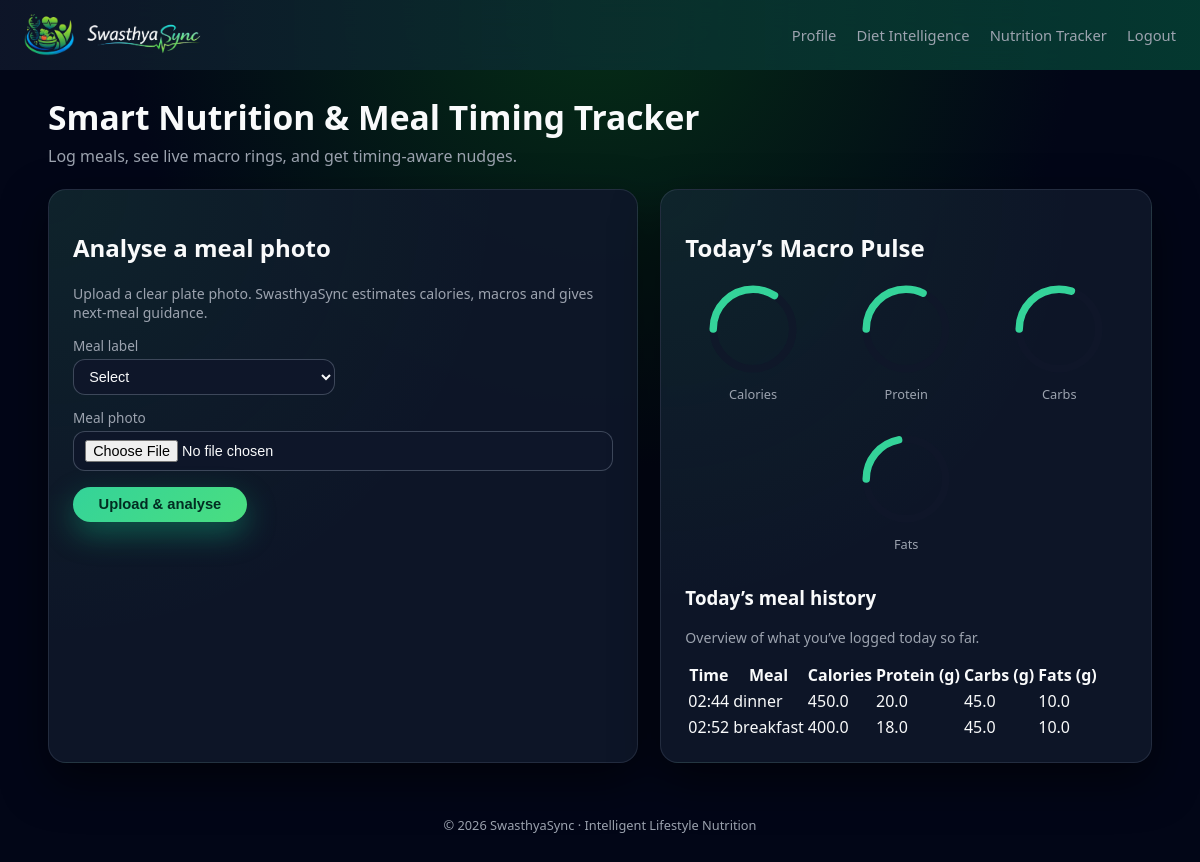
Page /nutrition/tracker (signed in) on the committed database.
### models/nutrition_model.py (models this page shows)
class NutritionLog(TimestampMixin, db.Model):
    __tablename__ = "nutrition_logs"
    id = db.Column(db.Integer, primary_key=True)
    user_id = db.Column(
        db.Integer,
        db.ForeignKey("users.id", ondelete="CASCADE"),
        nullable=False,
        index=True,
    )
    meal_label = db.Column(db.String(64), nullable=True)
    logged_at = db.Column(db.DateTime, nullable=False)
    image_path = db.Column(db.String(512), nullable=True)
    calories = db.Column(db.Float, nullable=True)
    protein = db.Column(db.Float, nullable=True)
    carbs = db.Column(db.Float, nullable=True)
    fats = db.Column(db.Float, nullable=True)
    sugar = db.Column(db.Float, nullable=True)
    fiber = db.Column(db.Float, nullable=True)
    ai_food_summary = db.Column(db.Text, nullable=True)
    ai_guidance = db.Column(db.Text, nullable=True)
    user = db.relationship("User", back_populates="nutrition_logs")

### blueprints/nutrition/routes.py (the view, shortened to what this page needs)
@nutrition_bp.route("/tracker", methods=["GET", "POST"])
def tracker():
    user = _get_current_user()
    if not user:
        return redirect(url_for("auth.login"))
    created_log = None
    analysis = None
    timing_feedback = {}
    day_totals = {}
    next_meal_plan = None
    today = datetime.now()
    if not day_totals:
        day_totals = aggregate_daily_nutrition(user, today)
    today_logs = get_daily_meal_logs(user, today)
    return render_template(
        "nutrition/tracker.html",
        user=user,
        created_log=created_log,
        timing_feedback=timing_feedback,
        day_totals=day_totals,
        analysis=analysis,
        next_meal_plan=next_meal_plan,
        meal_logs=today_logs,
    )

### blueprints/nutrition/routes.py (called while the page is built)
def _get_current_user() -> Optional[User]:
    user_id = session.get("user_id")
    if not user_id:
        return None
    return User.query.get(user_id)

### services/nutrition_service.py (called while the page is built)
def aggregate_daily_nutrition(user: User, day: datetime) -> Dict[str, float]:
    start = datetime(day.year, day.month, day.day)
    end = start.replace(hour=23, minute=59, second=59)
    logs = (
        NutritionLog.query.filter(
            NutritionLog.user_id == user.id,
            NutritionLog.logged_at >= start,
            NutritionLog.logged_at <= end,
        )
        .order_by(NutritionLog.logged_at.asc())
        .all()
    )
    totals = {
        "calories": 0.0,
        "protein": 0.0,
        "carbs": 0.0,
        "fats": 0.0,
        "sugar": 0.0,
        "fiber": 0.0,
    }
    for log in logs:
        for key in totals:
            value = getattr(log, key)
            if value is not None:
                totals[key] += float(value)
    return totals

def get_daily_meal_logs(user: User, day: datetime) -> list[NutritionLog]:
    start = datetime(day.year, day.month, day.day)
    end = start.replace(hour=23, minute=59, second=59)
    return (
        NutritionLog.query.filter(
            NutritionLog.user_id == user.id,
            NutritionLog.logged_at >= start,
            NutritionLog.logged_at <= end,
        )
        .order_by(NutritionLog.logged_at.asc())
        .all()
    )

### templates/nutrition/tracker.html (shortened to what this page needs)
{% extends "base.html" %}
{% block content %}
<section class="ss-section fade-in">
  <div class="ss-section-header">
    <h1>Smart Nutrition & Meal Timing Tracker</h1>
    <p>Log meals, see live macro rings, and get timing‑aware nudges.</p>
  </div>
  <div class="ss-grid-two">
    <form method="post" enctype="multipart/form-data" class="ss-card ss-card-elevated slide-up">
      <h2>Analyse a meal photo</h2>
      <p class="ss-muted">
        Upload a clear plate photo. SwasthyaSync estimates calories, macros and gives next‑meal guidance.
      </p>
      <div class="ss-form-grid">
        <label>
          Meal label
          <select name="meal_label" required>
            <option value="">Select</option>
          </select>
        </label>
        <label class="ss-span-2">
          Meal photo
          <input type="file" name="meal_image" accept="image/*" required />
        </label>
      </div>
      <button type="submit" class="ss-btn ss-btn-primary">
        Upload & analyse
      </button>
    </form>
    <div class="ss-card ss-card-elevated slide-up delay-1">
      <h2>Today’s Macro Pulse</h2>
      <div class="ss-rings">
        {% for key, label, max_val in [
          ('calories', 'Calories', 2500),
          ('protein', 'Protein', 120),
          ('carbs', 'Carbs', 300),
          ('fats', 'Fats', 90)
        ] %}
        {% set value = (day_totals.get(key, 0) if day_totals else 0) %}
        {% set pct = (value / max_val * 100) if max_val else 0 %}
        <div class="ss-ring">
          <svg viewBox="0 0 36 36" class="ss-ring-svg" data-value="{{ pct|round(0) }}">
            <path
              class="ss-ring-bg"
              d="M18 2.0845
                 a 15.9155 15.9155 0 0 1 0 31.831
                 a 15.9155 15.9155 0 0 1 0 -31.831"
            />
            <path
              class="ss-ring-progress"
              stroke-dasharray="{{ pct|round(0) }}, 100"
              d="M18 2.0845
                 a 15.9155 15.9155 0 0 1 0 31.831
                 a 15.9155 15.9155 0 0 1 0 -31.831"
            />
            <text x="18" y="20.35" class="ss-ring-text">
              {{ pct|round(0) }}%
            </text>
          </svg>
          <p class="ss-ring-label">{{ label }}</p>
        </div>
        {% endfor %}
      </div>
      {% if meal_logs %}
      <h3>Today’s meal history</h3>
      <p class="ss-muted">Overview of what you’ve logged today so far.</p>
      <div class="ss-table-scroll">
        <table class="ss-table">
          <thead>
            <tr>
              <th>Time</th>
              <th>Meal</th>
              <th>Calories</th>
              <th>Protein (g)</th>
              <th>Carbs (g)</th>
              <th>Fats (g)</th>
            </tr>
          </thead>
          <tbody>
            {% for log in meal_logs %}
            <tr>
              <td>{{ log.logged_at.strftime('%H:%M') }}</td>
              <td>{{ log.meal_label or 'Meal' }}</td>
              <td>{{ (log.calories or 0)|round(0) }}</td>
              <td>{{ (log.protein or 0)|round(1) }}</td>
              <td>{{ (log.carbs or 0)|round(1) }}</td>
              <td>{{ (log.fats or 0)|round(1) }}</td>
            </tr>
            {% endfor %}
          </tbody>
        </table>
      </div>
      {% endif %}
    </div>
  </div>
</section>
{% endblock %}

### templates/base.html (shortened to what this page needs)
<!DOCTYPE html>
<html lang="en">
  <head>
    <link
      rel="stylesheet"
      href="{{ url_for('static', filename='css/main.css') }}"
    />
  </head>
  <body>
    <header class="ss-header">
      <div class="ss-brand">
        <img
          src="{{ url_for('static', filename='img/logorb.png') }}"
          alt="SwasthyaSync logo"
          class="ss-logo"
        />
        <img
          src="{{ url_for('static', filename='img/namembg.png') }}"
          alt="SwasthyaSync"
          class="ss-logo-name"
        />
      </div>
      <nav class="ss-nav">
        <a href="{{ url_for('profile.profile') }}">Profile</a>
        <a href="{{ url_for('diet.diet_plan') }}">Diet Intelligence</a>
        <a href="{{ url_for('nutrition.tracker') }}">Nutrition Tracker</a>
        <a href="{{ url_for('auth.logout') }}">Logout</a>
      </nav>
    </header>
    <main class="ss-main">
      {% block content %}{% endblock %}
    </main>
    <footer class="ss-footer">
      <p>© {{ current_year or 2026 }} SwasthyaSync · Intelligent Lifestyle Nutrition</p>
    </footer>
  </body>
</html>

### static/css/main.css (style rules this page uses)
:root { --ss-bg: #020b0a; --ss-surface: #07181a; --ss-surface-alt: #092023; --ss-accent: #34d399; --ss-accent-soft: rgba(52, 211, 153, 0.18); --ss-accent-secondary: #4ade80; --ss-text: #f9fafb; --ss-text-muted: #9ca3af; --ss-danger: #fb7185; --ss-warning: #facc15; --ss-info: #38bdf8; --ss-radius-lg: 18px; --ss-radius-md: 12px; --ss-shadow-soft: 0 18px 45px rgba(0, 0, 0, 0.55); }
*, *::before, *::after { box-sizing: border-box; }
body { margin: 0; min-height: 100vh; font-family: system-ui, -apple-system, BlinkMacSystemFont, "Inter", sans-serif; background: radial-gradient(circle at top, #052e16 0, #020617 45%, #020617 100%); color: var(--ss-text); }
.ss-header { display: flex; align-items: center; justify-content: space-between; padding: 0.85rem 1.5rem; backdrop-filter: blur(14px); background: linear-gradient(90deg, rgba(15, 23, 42, 0.9), rgba(6, 78, 59, 0.7)); position: sticky; top: 0; z-index: 40; }
.ss-brand { display: flex; align-items: center; gap: 0.6rem; }
.ss-logo { height: 42px; }
.ss-logo-name { height: 35px; margin-top: 8px; }
.ss-nav a { color: var(--ss-text-muted); margin-left: 1rem; text-decoration: none; font-size: 0.92rem; position: relative; }
.ss-nav a::after { content: ""; position: absolute; left: 0; bottom: -4px; width: 0; height: 2px; background: linear-gradient(90deg, var(--ss-accent), var(--ss-accent-secondary)); transition: width 0.2s ease-out; }
.ss-main { padding: 1.5rem min(5vw, 3rem); }
.ss-footer { padding: 1rem 1.5rem 2rem; font-size: 0.8rem; color: var(--ss-text-muted); text-align: center; }
.ss-section { max-width: 1160px; margin: 0 auto; }
.ss-section-header { margin-bottom: 1.4rem; }
.ss-section-header h1 { margin: 0 0 0.3rem; font-size: clamp(1.7rem, 3vw, 2.1rem); }
.ss-section-header p { margin: 0; color: var(--ss-text-muted); }
.ss-card { background: radial-gradient(circle at top left, rgba(34, 197, 94, 0.08), transparent 55%), rgba(15, 23, 42, 0.92); border-radius: var(--ss-radius-lg); padding: 1.3rem 1.5rem; box-shadow: var(--ss-shadow-soft); border: 1px solid rgba(148, 163, 184, 0.16); }
.ss-card-elevated { position: relative; overflow: hidden; }
.ss-card-elevated::before { content: ""; position: absolute; inset: -80%; background: conic-gradient( from 180deg, transparent 0deg, rgba(52, 211, 153, 0.18) 90deg, transparent 180deg ); opacity: 0; pointer-events: none; transition: opacity 0.4s ease-out; }
.ss-grid-two { display: grid; grid-template-columns: minmax(0, 1.2fr) minmax(0, 1fr); gap: 1.4rem; }
.ss-form-grid { margin-top: 0.7rem; display: grid; grid-template-columns: repeat(2, minmax(0, 1fr)); gap: 0.8rem 1rem; }
.ss-form-grid label { display: flex; flex-direction: column; font-size: 0.85rem; color: var(--ss-text-muted); }
.ss-form-grid input, .ss-form-grid select, .ss-form-grid textarea { margin-top: 0.25rem; border-radius: var(--ss-radius-md); border: 1px solid rgba(148, 163, 184, 0.35); padding: 0.5rem 0.7rem; background: rgba(15, 23, 42, 0.95); color: var(--ss-text); font-size: 0.9rem; }
.ss-span-2 { grid-column: 1 / -1; }
.ss-btn { border-radius: 999px; padding: 0.6rem 1.6rem; border: none; cursor: pointer; font-size: 0.92rem; margin-top: 1rem; transition: transform 0.15s ease-out, box-shadow 0.15s ease-out, background 0.15s ease-out; }
.ss-btn-primary { background: linear-gradient(135deg, var(--ss-accent), var(--ss-accent-secondary)); color: #022c22; font-weight: 600; box-shadow: 0 12px 30px rgba(16, 185, 129, 0.4); }
.ss-muted { color: var(--ss-text-muted); font-size: 0.88rem; }
.ss-rings { display: flex; flex-wrap: wrap; gap: 1.1rem; }
.ss-ring { flex: 1 1 100px; text-align: center; }
.ss-ring-svg { width: 90px; height: 90px; transform: rotate(-90deg); }
.ss-ring-label { margin-top: 0.4rem; font-size: 0.8rem; color: var(--ss-text-muted); }
.fade-in { opacity: 0; animation: fadeIn 0.6s ease-out forwards; }
.slide-up { opacity: 0; transform: translateY(16px); animation: slideUp 0.6s ease-out forwards; }
.delay-1 { animation-delay: 0.12s; }

### rows in the picture
NutritionLog: logged_at "02:44", meal_label "dinner", calories "450.0", protein "20.0", carbs "45.0", fats "10.0"
NutritionLog: logged_at "02:52", meal_label "breakfast", calories "400.0", protein "18.0", carbs "45.0", fats "10.0"

### other values in the picture
{{ label }} "Calories" "Protein" "Carbs" "Fats"
{{ current_year or 2026 }} "2026"
